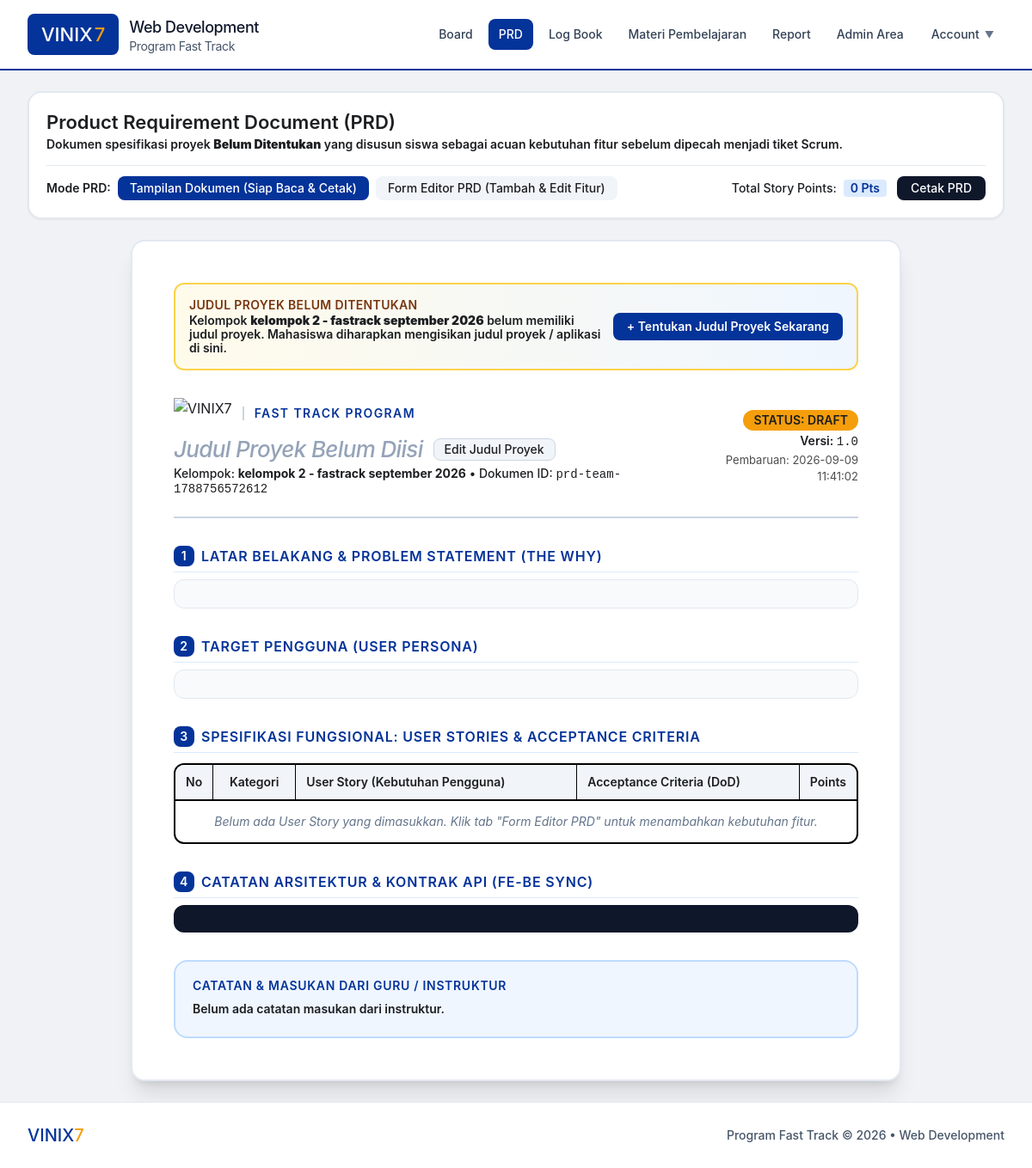
The app's page /prd.php (signed in) with its own data.
### tables this page shows
CREATE TABLE teams (
            id TEXT PRIMARY KEY,
            name TEXT NOT NULL,
            project_title TEXT NOT NULL,
            description TEXT,
            sprint_number INTEGER DEFAULT 1,
            created_at TEXT NOT NULL
        );

### prd.php (the view, shortened to what this page needs)
<?php
require_once __DIR__ . '/includes/header.php';
$stmt = $pdo->prepare("SELECT * FROM prds WHERE team_id = ? ORDER BY updated_at DESC LIMIT 1");
$stmt->execute([$currentTeamId]);
$prd = $stmt->fetch();
if (!$prd) {
    $prd = [
        'id' => 'prd-' . $currentTeamId,
        'team_id' => $currentTeamId,
        'title' => (!empty($currentTeam['project_title']) && $currentTeam['project_title'] !== 'Belum Ditentukan (Diisi di PRD)' && $currentTeam['project_title'] !== 'Belum Ditentukan (Diisi Siswa di PRD)') ? $currentTeam['project_title'] : '',
        'version' => '1.0',
        'status' => 'draft',
        'problem_statement' => '',
        'user_personas' => '',
        'user_stories' => '[]',
        'technical_notes' => '',
        'feedback_teacher' => '',
        'created_at' => date('Y-m-d H:i:s'),
        'updated_at' => date('Y-m-d H:i:s')
    ];
}
$userStories = [];
if (!empty($prd['user_stories'])) {
    $userStories = json_decode($prd['user_stories'], true) ?? [];
}
$projectDisplayTitle = !empty($prd['title'])
    ? $prd['title']
    : ((!empty($currentTeam['project_title']) && $currentTeam['project_title'] !== 'Belum Ditentukan (Diisi di PRD)' && $currentTeam['project_title'] !== 'Belum Ditentukan (Diisi Siswa di PRD)') ? $currentTeam['project_title'] : '');
$viewMode = $_GET['mode'] ?? 'doc';
?>
<div class="space-y-6">
    <div class="no-print bg-white rounded-2xl p-5 border-2 border-slate-200 shadow-sm space-y-4">
        <div class="flex flex-col lg:flex-row lg:items-center justify-between gap-4">
            <div>
                <div class="flex items-center gap-2">
                    <h1 class="text-xl font-black text-black">Product Requirement Document (PRD)</h1>
                </div>
                <p class="text-xs text-black font-semibold mt-1">
                    Dokumen spesifikasi proyek <b><?= htmlspecialchars($projectDisplayTitle ?: 'Belum Ditentukan') ?></b> yang disusun siswa sebagai acuan kebutuhan fitur sebelum dipecah menjadi tiket Scrum.
                </p>
            </div>
        </div>
        <div class="pt-3 border-t border-slate-200 flex flex-wrap items-center justify-between gap-3 text-xs">
            <div class="flex items-center gap-2">
                <span class="font-black text-black">Mode PRD:</span>
                <a href="prd.php?mode=doc" class="px-3.5 py-1.5 rounded-lg font-bold transition flex items-center gap-1.5 <?= $viewMode === 'doc' ? 'bg-[#043399] text-white' : 'bg-slate-100 text-black hover:bg-slate-200' ?>">
                    <span>Tampilan Dokumen (Siap Baca & Cetak)</span>
                </a>
                <a href="prd.php?mode=edit" class="px-3.5 py-1.5 rounded-lg font-bold transition flex items-center gap-1.5 <?= $viewMode === 'edit' ? 'bg-[#f59e0b] text-black font-extrabold shadow-xs' : 'bg-slate-100 text-black hover:bg-slate-200' ?>">
                    <span>Form Editor PRD (Tambah & Edit Fitur)</span>
                </a>
            </div>
            <div class="flex items-center gap-3">
                <div class="flex items-center gap-2">
                    <span class="font-bold text-black">Total Story Points:</span>
                    <span class="font-black px-2 py-0.5 rounded bg-blue-100 text-[#043399]">
                        <?php
                        $totalPts = 0;
                        echo $totalPts . ' Pts';
                        ?>
                    </span>
                </div>
                <button type="button" onclick="window.print()" class="px-4 py-1.5 rounded-lg bg-slate-900 hover:bg-black text-white font-bold text-xs transition active:scale-95 shadow-sm">
                    Cetak PRD
                </button>
            </div>
        </div>
    </div>
    <?php if ($viewMode === 'doc'): ?>
    <div class="bg-white p-8 sm:p-12 max-w-4xl mx-auto rounded-2xl border-2 border-slate-200 shadow-xl print:shadow-none print:border-none print:p-0 space-y-8 text-black">
        <?php if (empty($projectDisplayTitle)): ?>
            <div class="no-print bg-gradient-to-r from-amber-50 to-blue-50 border-2 border-amber-300 rounded-xl p-4 flex flex-col sm:flex-row sm:items-center justify-between gap-3 shadow-xs">
                <div>
                    <div class="text-xs font-black text-amber-900 uppercase tracking-wide">
                        Judul Proyek Belum Ditentukan
                    </div>
                    <p class="text-xs text-black font-semibold mt-0.5">
                        Kelompok <b><?= htmlspecialchars($currentTeam['name'] ?? 'Tim') ?></b> belum memiliki judul proyek. Mahasiswa diharapkan mengisikan judul proyek / aplikasi di sini.
                    </p>
                </div>
                <button type="button" onclick="openEditProjectTitleModal()" class="px-4 py-2 bg-[#043399] hover:bg-[#021f5c] text-white text-xs font-black rounded-lg transition shrink-0 shadow-xs">
                    + Tentukan Judul Proyek Sekarang
                </button>
            </div>
        <?php endif; ?>
        <div class="border-b-2 border-slate-300 pb-6 flex flex-col sm:flex-row sm:items-center justify-between gap-4">
            <div>
                <div class="flex items-center gap-3 mb-2">
                    <img src="logo/LOGO VINIX.png" alt="VINIX7" style="height: 36px; width: auto;" class="object-contain">
                    <span class="text-xs font-black uppercase tracking-widest text-[#043399] border-l-2 border-slate-300 pl-3">Fast Track Program</span>
                </div>
                <div class="flex flex-wrap items-center gap-3">
                    <h1 class="text-2xl font-black text-black uppercase tracking-tight">
                        <?= !empty($projectDisplayTitle) ? htmlspecialchars($projectDisplayTitle) : '<span class="text-slate-400 font-bold normal-case italic">Judul Proyek Belum Diisi</span>' ?>
                    </h1>
                    <button type="button" onclick="openEditProjectTitleModal()" class="no-print px-3 py-1 bg-slate-100 hover:bg-slate-200 text-black border border-slate-300 rounded-lg text-xs font-bold transition flex items-center gap-1 shadow-2xs" title="Ubah Judul Proyek Mahasiswa">
                        <span>Edit Judul Proyek</span>
                    </button>
                </div>
                <div class="text-xs text-black font-bold mt-1">
                    Kelompok: <b><?= htmlspecialchars($currentTeam['name'] ?? 'Tim Fast Track') ?></b> &bull; Dokumen ID: <span class="font-mono"><?= htmlspecialchars($prd['id'] ?? 'prd-1') ?></span>
                </div>
            </div>
            <div class="text-left sm:text-right space-y-1">
                <div class="inline-flex items-center gap-2 px-3 py-1 rounded-full text-xs font-black bg-[#f59e0b] text-black">
                    <span>STATUS: <?= strtoupper(htmlspecialchars($prd['status'] ?? 'Draft')) ?></span>
                </div>
                <div class="text-xs text-black font-semibold">
                    Versi: <span class="font-mono font-bold"><?= htmlspecialchars($prd['version'] ?? '1.0') ?></span>
                </div>
                <div class="text-[11px] text-black/70">
                    Pembaruan: <?= htmlspecialchars($prd['updated_at'] ?? date('Y-m-d')) ?>
                </div>
            </div>
        </div>
        <div class="space-y-2">
            <h2 class="text-sm font-black text-[#043399] uppercase tracking-wider flex items-center gap-2 border-b border-blue-100 pb-1.5">
                <span class="w-6 h-6 rounded-lg bg-[#043399] text-white inline-flex items-center justify-center text-xs font-black">1</span>
                Latar Belakang & Problem Statement (The Why)
            </h2>
            <div class="text-xs font-medium leading-relaxed text-black bg-slate-50 p-4 rounded-xl border border-slate-200">
            </div>
        </div>
        <div class="space-y-2">
            <h2 class="text-sm font-black text-[#043399] uppercase tracking-wider flex items-center gap-2 border-b border-blue-100 pb-1.5">
                <span class="w-6 h-6 rounded-lg bg-[#043399] text-white inline-flex items-center justify-center text-xs font-black">2</span>
                Target Pengguna (User Persona)
            </h2>
            <div class="text-xs font-medium leading-relaxed text-black bg-slate-50 p-4 rounded-xl border border-slate-200">
            </div>
        </div>
        <div class="space-y-3">
            <div class="flex items-center justify-between">
                <h2 class="text-sm font-black text-[#043399] uppercase tracking-wider flex items-center gap-2 border-b border-blue-100 pb-1.5 flex-1">
                    <span class="w-6 h-6 rounded-lg bg-[#043399] text-white inline-flex items-center justify-center text-xs font-black">3</span>
                    Spesifikasi Fungsional: User Stories & Acceptance Criteria
                </h2>
            </div>
            <div class="overflow-x-auto border-2 border-black rounded-xl">
                <table class="w-full text-left border-collapse text-xs text-black">
                    <thead>
                        <tr class="bg-slate-100 border-b-2 border-black">
                            <th class="p-3 font-black border-r border-black w-10 text-center">No</th>
                            <th class="p-3 font-black border-r border-black w-24 text-center">Kategori</th>
                            <th class="p-3 font-black border-r border-black">User Story (Kebutuhan Pengguna)</th>
                            <th class="p-3 font-black border-r border-black">Acceptance Criteria (DoD)</th>
                            <th class="p-3 font-black w-14 text-center">Points</th>
                        </tr>
                    </thead>
                    <tbody>
                        <?php if (empty($userStories)): ?>
                            <tr>
                                <td colspan="5" class="p-4 text-center text-slate-500 italic">
                                    Belum ada User Story yang dimasukkan. Klik tab "Form Editor PRD" untuk menambahkan kebutuhan fitur.
                                </td>
                            </tr>
                        <?php endif; ?>
                    </tbody>
                </table>
            </div>
        </div>
        <div class="space-y-2">
            <h2 class="text-sm font-black text-[#043399] uppercase tracking-wider flex items-center gap-2 border-b border-blue-100 pb-1.5">
                <span class="w-6 h-6 rounded-lg bg-[#043399] text-white inline-flex items-center justify-center text-xs font-black">4</span>
                Catatan Arsitektur & Kontrak API (FE-BE Sync)
            </h2>
            <pre class="text-xs font-mono font-semibold bg-slate-900 text-amber-300 p-4 rounded-xl overflow-x-auto leading-relaxed"><?= htmlspecialchars($prd['technical_notes'] ?? '// Belum ada catatan teknis') ?></pre>
        </div>
        <div class="space-y-2 bg-blue-50 p-5 rounded-2xl border-2 border-blue-200">
            <h2 class="text-xs font-black text-[#043399] uppercase tracking-wider flex items-center gap-2">
                <span>Catatan & Masukan dari Guru / Instruktur</span>
            </h2>
            <p class="text-xs text-black font-semibold leading-relaxed">
                <?= !empty($prd['feedback_teacher']) ? nl2br(htmlspecialchars($prd['feedback_teacher'])) : 'Belum ada catatan masukan dari instruktur.' ?>
            </p>
        </div>
    </div>
    <?php endif; ?>
</div>
<?php require_once __DIR__ . '/includes/footer.php'; ?>

### assets/css/custom.css (style rules this page uses)
:root { --vinix-blue: #043399; --vinix-blue-dark: #021f5c; --vinix-blue-light: #eef3fc; --vinix-yellow: #f59e0b; --vinix-yellow-dark: #d97706; --vinix-yellow-light: #fef8ee; --text-black: #1c1e21; --text-dark: #242526; --text-muted: #65676b; }
html { font-size: 16px; }
body { font-family: 'SF Pro Display', -apple-system, BlinkMacSystemFont, 'Segoe UI', Roboto, Helvetica, Arial, sans-serif; color: var(--text-black); background-color: #f0f2f5; font-size: 16px; line-height: 1.5; -webkit-font-smoothing: antialiased; -moz-osx-font-smoothing: grayscale; }
h1, h2, h3, h4, h5, h6 { font-weight: 600; color: #1c1e21; }
p, span, td, th, label, div, input, textarea, select, button { color: inherit; }
.text-\[11px\] { font-size: 13px !important; }
.text-xs { font-size: 14px !important; }
.text-sm { font-size: 16px !important; }
.text-xl { font-size: 22px !important; }
.text-2xl { font-size: 26px !important; }
.font-black { font-weight: 600 !important; }
.font-bold { font-weight: 500 !important; }
.text-white { color: #ffffff !important; }
.text-black { color: #1c1e21 !important; }

### includes/header.php (style rules this page uses)
body { font-family: 'SF Pro Display', -apple-system, BlinkMacSystemFont, 'Segoe UI', Roboto, Helvetica, Arial, sans-serif; color: #1c1e21; background-color: #f0f2f5; -webkit-font-smoothing: antialiased; -moz-osx-font-smoothing: grayscale; }
h1, h2, h3, h4, h5, h6, p, span, td, th, label, div, input, textarea, select { color: inherit; }
.text-white { color: #ffffff !important; }
.text-black { color: #1c1e21 !important; }

### records on screen
teams: project_title "Belum Ditentukan", name "kelompok 2 - fastrack september 2026", id+project_title "prd-team-1788756572612", id+project_title "DRAFT", id+project_title "1.0", id+project_title "2026-09-09 11:41:02"

### other values on screen
$totalPts "0"
